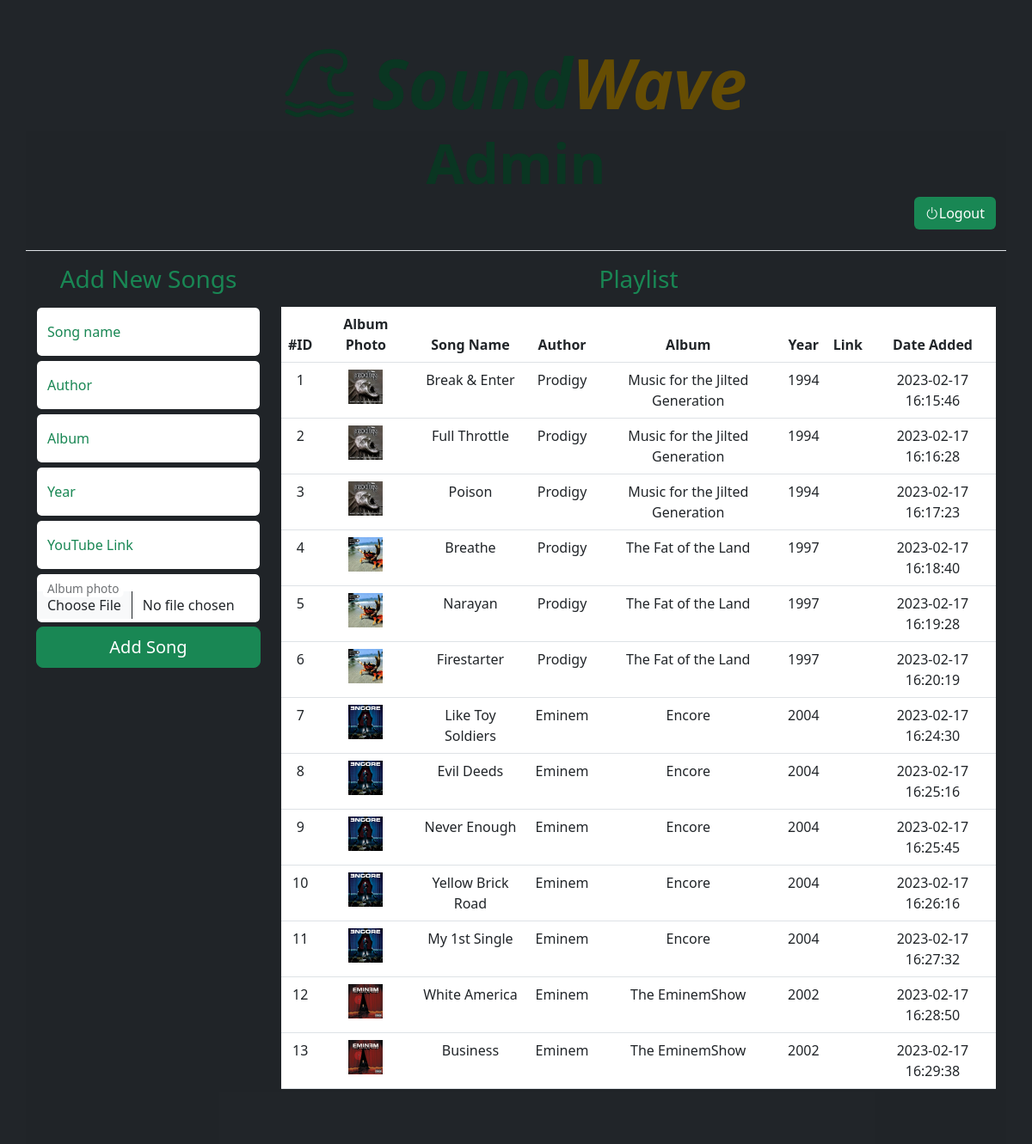
/spotify/index.php?page=admin (signed in), run on the app's committed database.
### tables this page shows
CREATE TABLE `songs` (
  `id` int(11) NOT NULL,
  `name` varchar(250) NOT NULL,
  `author` varchar(250) NOT NULL,
  `album` varchar(250) NOT NULL,
  `year` varchar(50) NOT NULL,
  `link` varchar(250) NOT NULL,
  `photo` varchar(255) NOT NULL,
  `created` datetime NOT NULL DEFAULT current_timestamp()
);

### spotify/admin.php (the view, shortened to what this page needs)
<?php
$songs = $database->query("SELECT * FROM songs");
$songs = $songs->fetch_all(MYSQLI_ASSOC);
?>
<div class="row bg-dark bg-opacity-75 pb-5 text-success">
<h1 class="fw-bold display-3 mb-0 text-success-emphasis  ">Admin</h1>
<div class="text-end border-bottom  pb-4">
<a href="?page=login.php" class="btn text-white bg-success"><i class="bi text-white bi-power"></i>Logout</a>
</div>
    <div class="col-3 mt-3">
<form  method="POST" enctype="multipart/form-data">
        <h1 class="h3 mb-3 fw-normal">Add New Songs</h1>
        <div class="form-floating">
          <input type="text" name="name" class="form-control border-dark mb-1" id="floatingInput" placeholder="name@example.com">
          <label for="floatingInput">Song name</label>
        </div>
        <div class="form-floating">
          <input type="text" name="author" class="form-control border-dark mb-1" id="floatingInput" placeholder="name@example.com">
          <label for="floatingInput">Author</label>
        </div>
        <div class="form-floating">
          <input type="text" name="album" class="form-control border-dark mb-1" id="floatingInput" placeholder="name@example.com">
          <label for="floatingInput">Album</label>
        </div>
        <div class="form-floating">
          <input type="text" name="year" class="form-control border-dark mb-1" id="floatingPassword" placeholder="Password">
          <label for="floatingPassword">Year</label>
        </div>
        <div class="form-floating">
          <input type="text" name="link" class="form-control border-dark mb-1" id="floatingPassword" placeholder="Password">
          <label for="floatingPassword">YouTube Link</label>
        </div>
        <div class="form-floating">
          <input type="file" name="photo" class="form-control border-dark mb-1" id="floatingPassword" placeholder="Password">
          <label for="floatingPassword">Album photo</label>
        </div>
        <button class="w-100 btn mb-3 btn-lg btn-success" type="submit">Add Song</button>
      </form>
</div>
<div class="col-9 mt-3">
<h1 class="h3 mb-3 fw-normal">Playlist</h1>
      <table class="table text-success">
        <thead>
            <tr>
                <th>#ID</th>
                <th>Album Photo</th>
                <th>Song Name</th>
                <th>Author</th>
                <th>Album</th>
                <th>Year</th>
                <th>Link</th>
                <th>Date Added</th>
            </tr>
        </thead>
        <tbody>
            <?php foreach($songs as $song) : ?>
            <tr class="text-white">
                <td><?=$song['id'] ?></td>
                <td><img style="height:40px;width: 40px;" src="./uploads/<?=$song['photo'] ?>"></td>
                <td><?=$song['name'] ?></td>
                <td><?=$song['author'] ?></td>
                <td><?=$song['album'] ?></td>
                <td><?=$song['year'] ?></td>
                <td><?=$song['link'] ?></td>
                <td><?=$song['created'] ?></td>
            </tr>
            <?php endforeach ?>
        </tbody>
      </table>
     </div>
</div>

### data on the page
songs: id "1", photo (picture), name "Break & Enter", author "Prodigy", album "Music for the Jilted Generation", year "1994", created "2023-02-17 16:15:46"
songs: id "2", photo (picture), name "Full Throttle", author "Prodigy", album "Music for the Jilted Generation", year "1994", created "2023-02-17 16:16:28"
songs: id "3", photo (picture), name "Poison", author "Prodigy", album "Music for the Jilted Generation", year "1994", created "2023-02-17 16:17:23"
songs: id "4", photo (picture), name "Breathe", author "Prodigy", album "The Fat of the Land", year "1997", created "2023-02-17 16:18:40"
songs: id "5", photo (picture), name "Narayan", author "Prodigy", album "The Fat of the Land", year "1997", created "2023-02-17 16:19:28"
songs: id "6", photo (picture), name "Firestarter", author "Prodigy", album "The Fat of the Land", year "1997", created "2023-02-17 16:20:19"
songs: id "7", photo (picture), name "Like Toy Soldiers", author "Eminem", album "Encore", year "2004", created "2023-02-17 16:24:30"
songs: id "8", photo (picture), name "Evil Deeds", author "Eminem", album "Encore", year "2004", created "2023-02-17 16:25:16"
songs: id "9", photo (picture), name "Never Enough", author "Eminem", album "Encore", year "2004", created "2023-02-17 16:25:45"
songs: id "10", photo (picture), name "Yellow Brick Road", author "Eminem", album "Encore", year "2004", created "2023-02-17 16:26:16"
songs: id "11", photo (picture), name "My 1st Single", author "Eminem", album "Encore", year "2004", created "2023-02-17 16:27:32"
songs: id "12", photo (picture), name "White America", author "Eminem", album "The EminemShow", year "2002", created "2023-02-17 16:28:50"
songs: id "13", photo (picture), name "Business", author "Eminem", album "The EminemShow", year "2002", created "2023-02-17 16:29:38"
